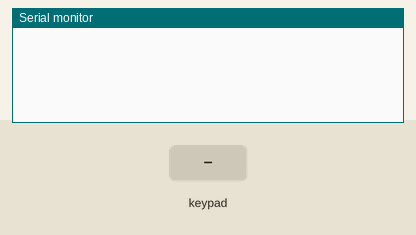
Recording of a sketch running on a simulated Arduino Uno, built with avr-gcc and run on an emulated ATmega328P. On the bench: the last lines printed to the serial monitor. Inputs (shaded band) come from the test bench.

Above: at 1.2 s.
1.3 s: key '1' pressed
At 2.5 s:
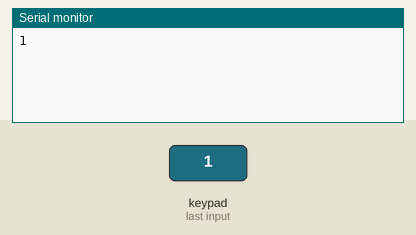
2.8 s: keypad keys 7 6 5 4 # pressed 0.4 s apart
At 5.1 s:
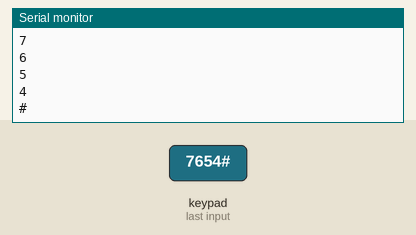
6.3 s: key 'A' pressed
At 7.5 s:
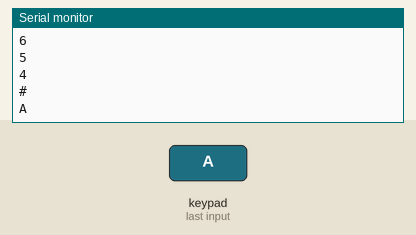
7.8 s: keypad keys 7 6 5 4 * pressed 0.4 s apart
At 9.9 s:
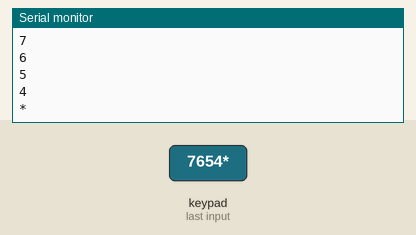
11.3 s: key 'B' pressed
At 12.5 s:
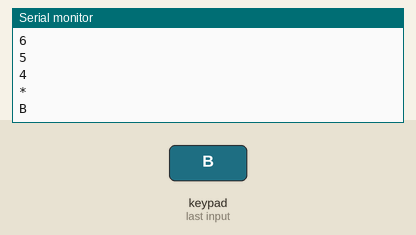
12.8 s: keypad keys 7 6 5 4 D pressed 0.4 s apart
At 14.8 s:
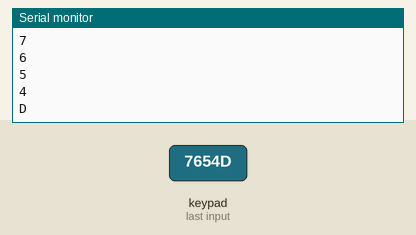
Timing chart, 0 to 16.3 s (numbered marks = the images above; inputs shaded):
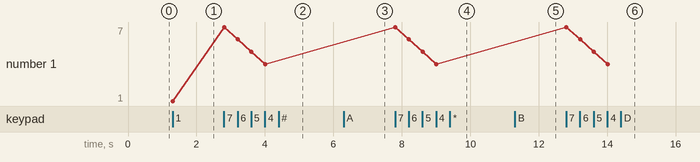

The sketch:

Day11.ino
```cpp
#include <Key.h>
#include <Keypad.h>

// byte synonymous with short or char (?)
const byte ROWS = 4;
const byte COLS = 4;

byte rowPins[ROWS] = {7, 6, 5, 4};
byte colPins[COLS] = {8, 9, 10, 11};

char buttons[ROWS][COLS] = {
  {'1', '2', '3', 'A'},
  {'4', '5', '6', 'B'},
  {'7', '8', '9', 'C'},
  {'*', '0', '#', 'D'}
};

Keypad matrix = Keypad(makeKeymap(buttons), rowPins, colPins, ROWS, COLS); // library function

void setup() {
  Serial.begin(9600);
}

void loop() {
  char input = matrix.getKey();
  if (input) {
    Serial.println(input);
  }
}
```

Measured:
- after the input at 1.3 s, the serial monitor: prints a new line at once (image 1)
- after the input at 2.8 s, the serial monitor: prints a new line at once (image 2)
- after the input at 6.3 s, the serial monitor: prints a new line at once (image 3)
- after the input at 7.8 s, the serial monitor: prints a new line at once (image 4)
- after the input at 11.3 s, the serial monitor: prints a new line at once (image 5)
- after the input at 12.8 s, the serial monitor: prints a new line at once (image 6)
- plotted number 1: 1 → 4 after the input at 2.8 s
